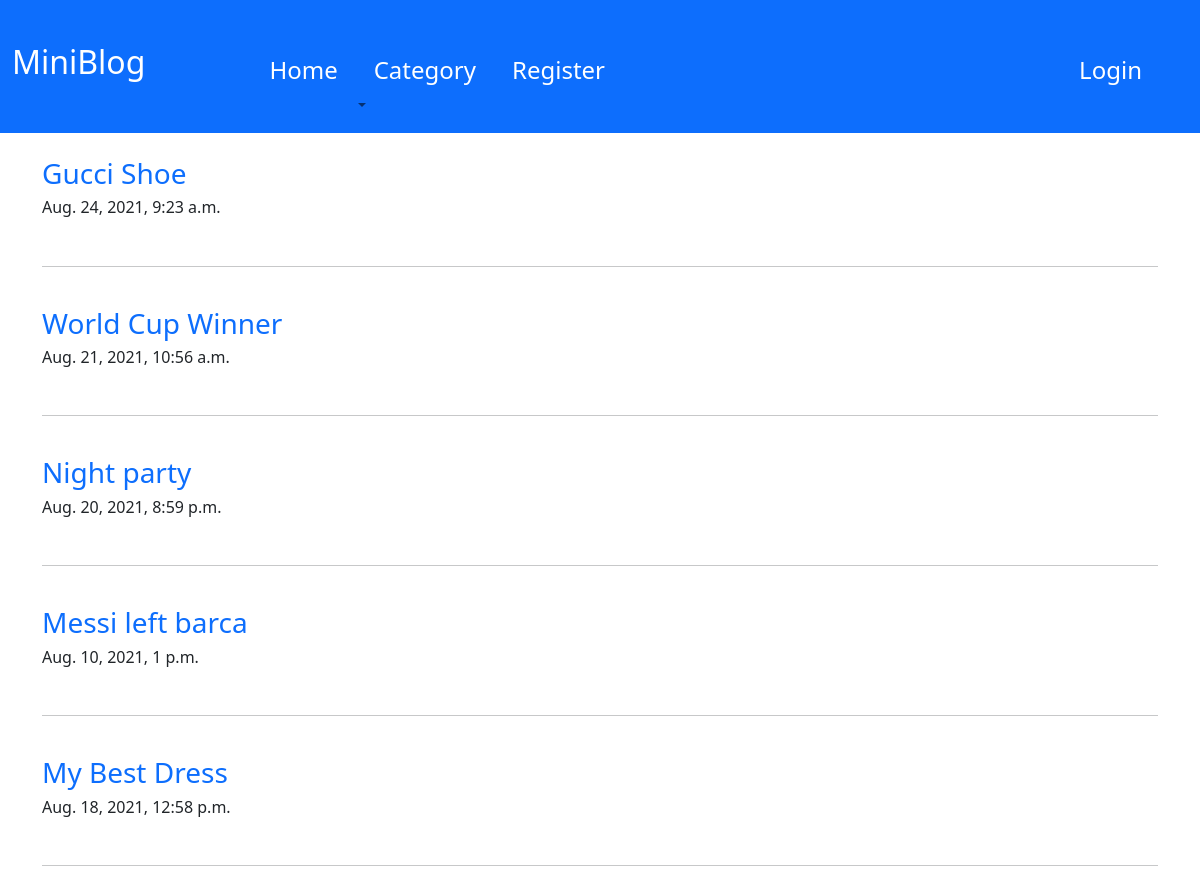
/home/, run on the app's committed database.
### project/models.py (models this page shows, shortened)
class Blog(models.Model):
    title = models.CharField(max_length = 40)
    body = RichTextField()
    date_created = models.DateTimeField(default = timezone.now)
    category = models.ForeignKey('Category', on_delete = models.CASCADE, related_name = 'categorys')

### project/views.py (the view)
# urls.py: 2. Add a URL to urlpatterns:  path('', Home.as_view(), name='home')
class Home(ListView):
    template_name = 'home.html'
    model = Blog
    context_object_name = 'blogs'

### templates/home.html (shortened to what this page needs)
{% extends 'base.html' %}
{% block bodyblock %}
{% for blog in blogs reversed %}
<div class="container">
<br/>
<h3 ><a class ="blog" href="{% url 'project:detail' blog.pk %}">{{blog.title}}</a></h3>
<h6>{{blog.date_created}}</h6>
<br/>
<hr>
</div>
{% endfor %}
{% endblock %}

### templates/base.html (shortened to what this page needs)
<!DOCTYPE html>
{% load static %}
<html lang="en" dir="ltr">
  <head>
<link href="https://cdn.jsdelivr.net/npm/bootstrap@5.1.0/dist/css/bootstrap.min.css" rel="stylesheet">
<link rel="stylesheet" href="{% static 'master.css' %}">
  </head>
  <body>
    <nav class="navbar navbar-expand-lg navbar-light bg-primary">
      <div class="container-fluid">
        <a class="navbar-brand" href="{% url 'project:index' %}"><h2 class='top-bars'>MiniBlog</h2></a>
        <div class="collapse navbar-collapse" id="navbarSupportedContent">
          <ul class="navbar-nav me-auto mb-2 mb-lg-0">
            <li class="nav-item">
              <a class="nav-link active" aria-current="page" href="{% url 'project:home' %}"><h4 class='top-bars'>Home</h4></a>
            </li>
            <li class="nav-item dropdown">
              <a class="nav-link dropdown-toggle" href="#" id="navbarDropdown" role="button" data-bs-toggle="dropdown" aria-expanded="false">
                <h4 class='top-bars'>Category</h4>
              </a>
            </li>
            {% if not user.is_authenticated %}
            <li class="nav-item">
              <a class="nav-link active" aria-current="page" href="{% url 'project:registration' %}"><h4 class='top-bars'>Register</h4></a>
            </li>
            {% endif %}
            <span class='top-bar' >
              {% if user.is_authenticated %}
              <li class="nav-item">
                <a class="nav-link active" aria-current="page" href="{% url 'project:logout' %}"><h4 class='top-bars-right'>Logout</h4></a>
              </li>
              {% else %}
            <li class="nav-item">
              <a class="nav-link active" aria-current="page" href="{% url 'project:login' %}"><h4 class='top-bars-right'>Login</h4></a>
            </li>
            {% endif %}
            </span>
          </ul>
        </div>
      </div>
    </nav>
    {% block bodyblock %}
    {% endblock %}
  </body>
</html>

### static/master.css (style rules this page uses)
h2 { margin-right: 80px; }
.top-bars { color : white; }
h4 { margin-top: 40px; margin-left: 20px; }
.top-bars-right { display: inline; color: white; margin-top: 40px; }
.top-bar { position: absolute; right :50px; top: 48px; }
.blog { text-decoration : none; }

### data on the page
Blog: title "Gucci Shoe", date_created "Aug. 24, 2021, 9:23 a.m."
Blog: title "World Cup Winner", date_created "Aug. 21, 2021, 10:56 a.m."
Blog: title "Night party", date_created "Aug. 20, 2021, 8:59 p.m."
Blog: title "Messi left barca", date_created "Aug. 10, 2021, 1 p.m."
Blog: title "My Best Dress", date_created "Aug. 18, 2021, 12:58 p.m."
